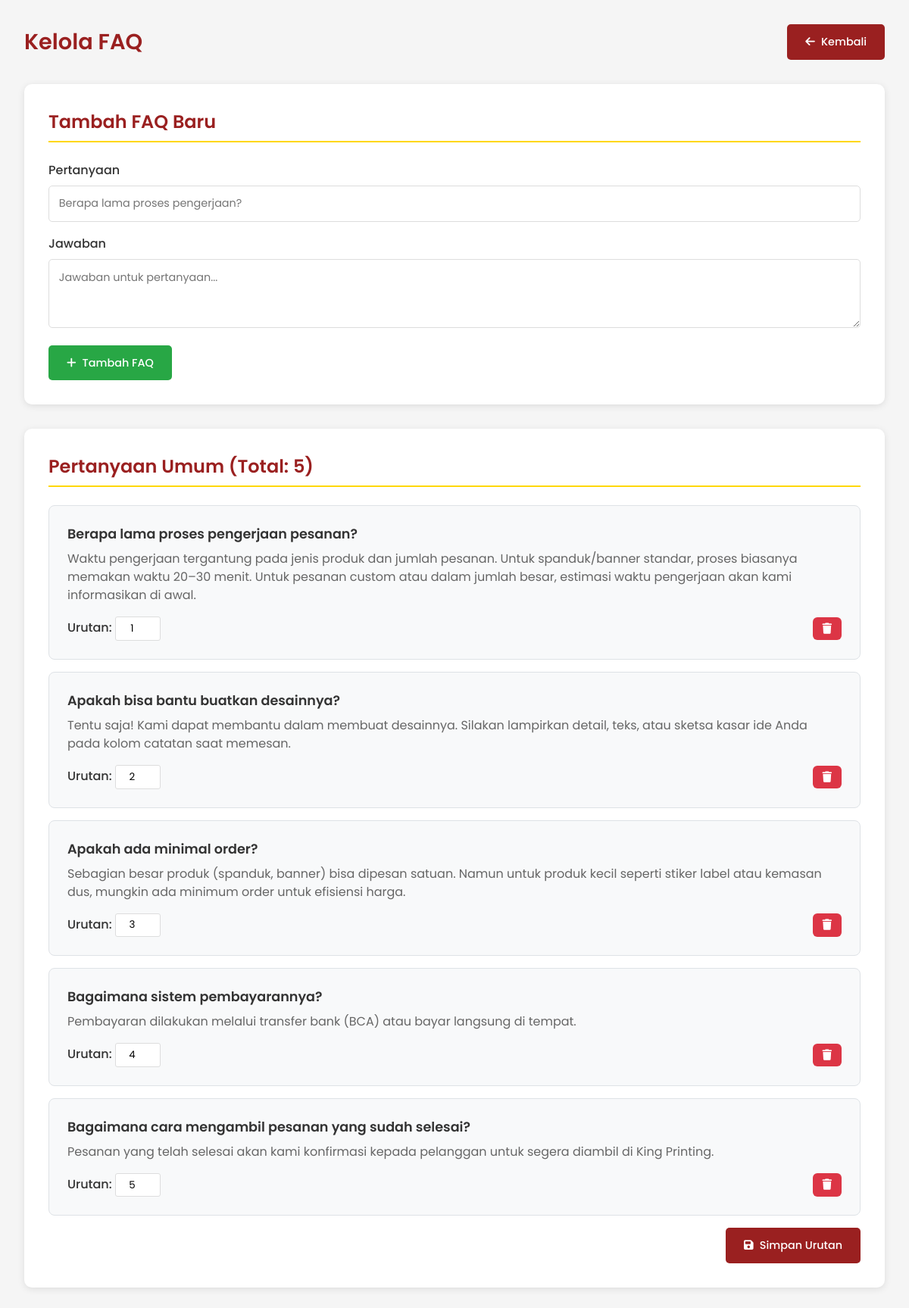
Screenshot of /kelola-faq.php (signed in) with the database file from the repository.
### tables this page shows
CREATE TABLE website_items (
    id INT PRIMARY KEY AUTO_INCREMENT,
    section_name VARCHAR(100),
    item_type ENUM('service', 'step', 'feature', 'faq'),
    title VARCHAR(255),
    description TEXT,
    icon VARCHAR(100),
    image_path VARCHAR(255),
    button_text VARCHAR(100),
    link_url VARCHAR(255),
    sort_order INT DEFAULT 0,
    is_active BOOLEAN DEFAULT true,
    created_at TIMESTAMP DEFAULT CURRENT_TIMESTAMP,
    updated_at TIMESTAMP DEFAULT CURRENT_TIMESTAMP ON UPDATE CURRENT_TIMESTAMP
);

### kelola-faq.php (the view, shortened to what this page needs)
<?php
require_once 'config.php';
$limit = 5;
$sql_count = "SELECT COUNT(*) as total FROM website_items WHERE section_name = 'faq' AND item_type = 'faq'";
$result_count = $conn->query($sql_count);
$total_items = $result_count->fetch_assoc()['total'];
$page = isset($_GET['page']) ? (int)$_GET['page'] : 1;
$offset = ($page - 1) * $limit;
$faqs = [];
$sql = "SELECT * FROM website_items WHERE section_name = 'faq' AND item_type = 'faq' ORDER BY sort_order LIMIT $limit OFFSET $offset";
$result = $conn->query($sql);
if ($result) {
    while($row = $result->fetch_assoc()) {
        $faqs[] = $row;
    }
}
?>
<!DOCTYPE html>
<html lang="id">
<head>
    <link rel="stylesheet" href="https://cdnjs.cloudflare.com/ajax/libs/font-awesome/6.4.0/css/all.min.css">
</head>
<body>
    <div class="admin-container">
        <header class="main-header">
            <h1>Kelola FAQ</h1>
            <a href="kelola-tampilan.php" class="btn btn-primary">
                <i class="fas fa-arrow-left"></i> Kembali
            </a>
        </header>
        <div class="form-section">
            <h2 class="section-title">Tambah FAQ Baru</h2>
            <form method="POST" class="scroll-preserve">
                <div class="form-group">
                    <label>Pertanyaan</label>
                    <input type="text" name="title" class="form-control" placeholder="Berapa lama proses pengerjaan?" required>
                </div>
                <div class="form-group">
                    <label>Jawaban</label>
                    <textarea name="description" class="form-control" rows="3" placeholder="Jawaban untuk pertanyaan..." required></textarea>
                </div>
                <button type="submit" name="add_faq" class="btn btn-success">
                    <i class="fas fa-plus"></i> Tambah FAQ
                </button>
            </form>
        </div>
        <div class="form-section">
            <h2 class="section-title">Pertanyaan Umum (Total: <?php echo $total_items; ?>)</h2>
            <?php if (empty($faqs)): ?>
                <p style="text-align: center; color: #666; padding: 2rem;">Belum ada FAQ.</p>
            <?php else: ?>
                <form method="POST" id="orderForm" class="scroll-preserve">
                    <div class="faq-list">
                        <?php foreach ($faqs as $faq): ?>
                        <div class="faq-card">
                            <div class="faq-question"><?php echo htmlspecialchars($faq['title']); ?></div>
                            <div class="faq-answer"><?php echo htmlspecialchars($faq['description']); ?></div>
                            <div class="faq-actions">
                                <span>Urutan:
                                    <input type="number" name="faq_order[<?php echo $faq['id']; ?>]"
                                        value="<?php echo $faq['sort_order']; ?>" min="1" style="width: 60px;">
                                </span>
                                <div style="margin-left: auto;">
                                    <button type="button"
                                            class="btn btn-danger btn-sm-icon delete-trigger"
                                            data-id="<?php echo $faq['id']; ?>"
                                            title="Hapus FAQ">
                                        <i class="fas fa-trash"></i>
                                    </button>
                                </div>
                            </div>
                        </div>
                        <?php endforeach; ?>
                    </div>
                    <div style="margin-top: 1rem; text-align: right;">
                        <button type="submit" name="update_order" id="btnUpdateOrder" class="btn btn-primary">
                            <i class="fas fa-save"></i> Simpan Urutan
                        </button>
                    </div>
                </form>
            <?php endif; ?>
        </div>
    </div>
</body>
</html>

### kelola-faq.php (style rules this page uses)
* { margin: 0; padding: 0; box-sizing: border-box; font-family: 'Poppins', sans-serif; }
body { background: #f5f5f5; color: #333; }
.admin-container { max-width: 1200px; margin: 0 auto; padding: 2rem; }
.main-header { display: flex; justify-content: space-between; align-items: center; margin-bottom: 2rem; }
.main-header h1 { color: #9a2020; font-size: 1.8rem; font-weight: 600; }
.form-section { background: white; border-radius: 10px; padding: 2rem; margin-bottom: 2rem; box-shadow: 0 2px 10px rgba(0,0,0,0.1); }
.section-title { color: #9a2020; margin-bottom: 1.5rem; border-bottom: 2px solid #FFD700; padding-bottom: 0.5rem; font-weight: 600; }
.form-group { margin-bottom: 1rem; }
.form-group label { display: block; margin-bottom: 0.5rem; font-weight: 500; color: #333; }
.form-control { width: 100%; padding: 0.8rem; border: 1px solid #ddd; border-radius: 5px; font-family: 'Poppins', sans-serif; font-size: 0.9rem; }
.btn { padding: 0.8rem 1.5rem; border: none; border-radius: 5px; cursor: pointer; text-decoration: none; display: inline-flex; align-items: center; gap: 8px; font-family: 'Poppins', sans-serif; font-weight: 500; font-size: 0.9rem; transition: all 0.3s; }
.btn-sm-icon { padding: 0.5rem 0.8rem; font-size: 0.9rem; line-height: 1; border-radius: 6px; }
.btn-primary { background: #9a2020; color: white; }
.btn-success { background: #28a745; color: white; }
.btn-danger { background: #dc3545; color: white; }
.faq-list { display: grid; gap: 1rem; }
.faq-card { background: #f8f9fa; border: 1px solid #dee2e6; border-radius: 8px; padding: 1.5rem; width: 100%; overflow: hidden; }
.faq-question { font-weight: 600; color: #333; margin-bottom: 0.5rem; font-size: 1.1rem; word-break: break-word; }
.faq-answer { color: #666; line-height: 1.5; word-break: break-word; }
.faq-actions { margin-top: 1rem; display: flex; gap: 0.5rem; flex-wrap: wrap; align-items: center; }
.faq-actions span { font-weight: 500; color: #333; }
.faq-actions input { width: 60px; padding: 0.3rem; border: 1px solid #ddd; border-radius: 3px; text-align: center; }

### rows the page displays
website_items: title "Berapa lama proses pengerjaan pesanan?", description "Waktu pengerjaan tergantung pada jenis produk dan jumlah pesanan. Untuk spanduk/banner standar, proses biasanya memakan waktu 20–30 menit. Untuk pesanan custom atau dalam jumlah besar, estimasi waktu pengerjaan akan kami informasikan di awal.", sort_order "1"
website_items: title "Apakah bisa bantu buatkan desainnya?", description "Tentu saja! Kami dapat membantu dalam membuat desainnya. Silakan lampirkan detail, teks, atau sketsa kasar ide Anda pada kolom catatan saat memesan.", sort_order "2"
website_items: title "Apakah ada minimal order?", description "Sebagian besar produk (spanduk, banner) bisa dipesan satuan. Namun untuk produk kecil seperti stiker label atau kemasan dus, mungkin ada minimum order untuk efisiensi harga.", sort_order "3"
website_items: title "Bagaimana sistem pembayarannya?", description "Pembayaran dilakukan melalui transfer bank (BCA) atau bayar langsung di tempat.", sort_order "4"
website_items: title "Bagaimana cara mengambil pesanan yang sudah selesai?", description "Pesanan yang telah selesai akan kami konfirmasi kepada pelanggan untuk segera diambil di King Printing.", sort_order "5"

### other values shown
$total_items "5"
